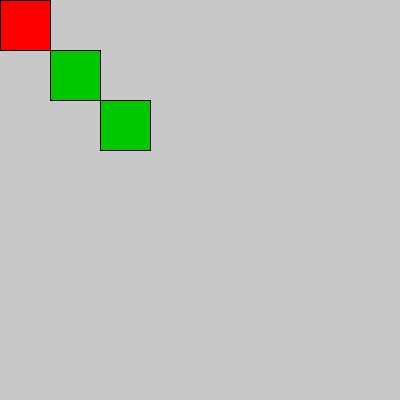
Frame 1 (no input)
Frame 60 (the mouse pressed at the canvas centre just before this capture): identical to frame 1, image omitted
Frame 120 (the mouse held since frame 60 and released just before this capture): identical to frame 1, image omitted

The Processing sketch that drew this single still picture (run headless with seeded random() and noise(); from frame 60 on, the mouse is pressed at the canvas centre):

// Processing sketch: translate_02
// ── translate_02.pde
int grados = 0;
int click = 0;
int movX = 0;

void setup(){
  size(400,400);
  textSize(20);
}

void draw(){
  background(200);
  fill(0,200,0);
  translate(50,50);
  rect(0,0,50,50);
  translate(50,50);
  rect(0,0,50,50);
  translate(-100,-100);
  fill(255,0,0);
  rect(0,0,50,50);
}

void mouseClicked(){
}

void keyPressed(){
  if(keyCode == RIGHT){
    movX += 50;
  }else if(keyCode == LEFT){
    movX -= 50;
  }
}
